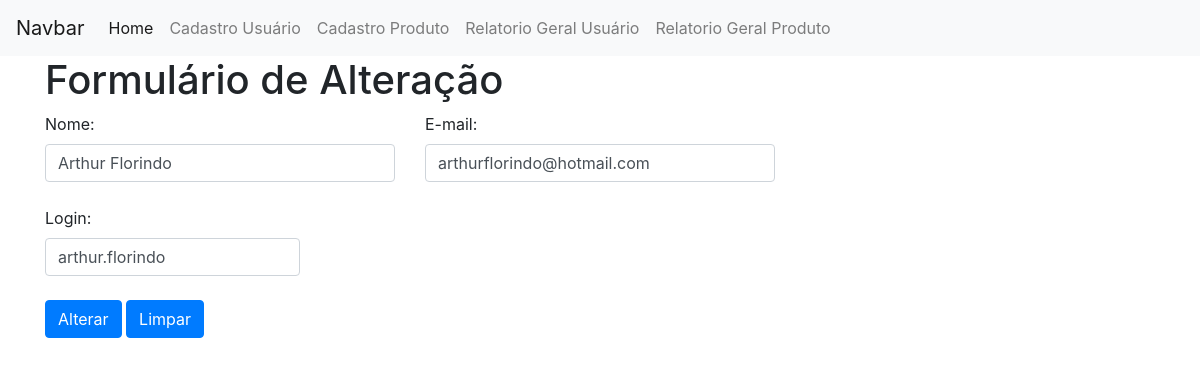
/view/alterarUsuario.php?id=1, run on an earlier commit of the app's database.
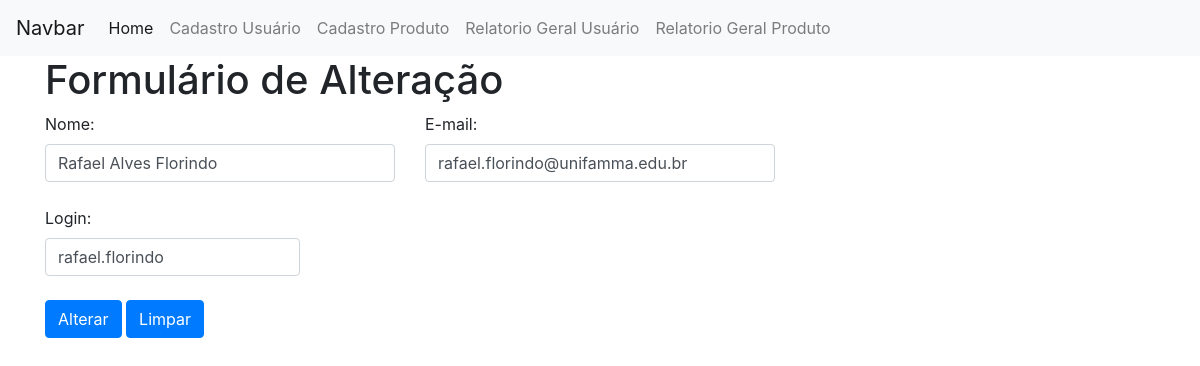
And on a later commit of the database.
### tables this page shows
CREATE TABLE `usuario` (
  `id` int(11) NOT NULL,
  `nome` varchar(255) NOT NULL,
  `email` varchar(255) NOT NULL,
  `login` varchar(30) NOT NULL,
  `senha` varchar(50) NOT NULL,
  `dataCadastro` datetime NOT NULL,
  `dataAlteracao` timestamp NOT NULL DEFAULT current_timestamp() ON UPDATE current_timestamp(),
  `ativo` tinyint(4) NOT NULL
);

### model/Usuario.php (called while the page is built, shortened)
<?php
class Usuario
{
  private $conexao;
  function __construct()
  {
    include ("Conexao.php");
    $conectar = new Conectar();
    $this->conexao=$conectar->conectar();
  }
  public function getConexao() {
    return $this->conexao;
  }
  public function relatorioUnico($id) {
    if ($this->getConexao()) {
      $query = "SELECT * FROM usuario where id = " . $id;
      $busca = $this->conexao->query($query);
      $retornoBanco = array();
      while ($linha = $busca->fetch_assoc()) {
        $retornoBanco[] = $linha;
      }
      return $retornoBanco;
    } else {
      echo "Erro";
    }
  }
}
?>

### model/Conexao.php (called while the page is built)
<?php
class Conectar
{
  private $host, $usuario, $senha, $database;
  private $conectar;
  function __construct(){
    $this->host = "localhost";
    $this->usuario = "root";
    $this->senha = "";
    $this->database = "unifamma";
  }
  public function conectar(){
    $this->conectar = new Mysqli($this->host,
                          $this->usuario,
                          $this->senha,
                          $this->database);
    return $this->getConectar();
  }
  public function getConectar(){
    return $this->conectar;
  }
}

### controller/relatorioUsuario.php (called while the page is built)
<?php
  include ("../model/Usuario.php");
  $objRelatorio = new Usuario();
  if ($tipo=="usuario"){
    $retorno = $objRelatorio->relatorioSimples();
    return $retorno;
  }elseif ($tipo=="unico") {
    $retorno = $objRelatorio->relatorioUnico($id);
    return $retorno;
  }
?>

### view/alterarUsuario.php (the view, shortened to what this page needs)
<!DOCTYPE html>
<html lang="pt-br" dir="ltr">
  <head>
    <link rel="stylesheet" href="../bootstrap-4.1.3-dist/css/bootstrap.min.css">
  </head>
  <body>
    <nav class="navbar navbar-expand-lg navbar-light bg-light">
  <a class="navbar-brand" href="#">Navbar</a>
  <div class="collapse navbar-collapse" id="navbarNav">
    <ul class="navbar-nav">
      <li class="nav-item active">
        <a class="nav-link" href="../index.php">Home <span class="sr-only">(Página atual)</span></a>
      </li>
      <li class="nav-item">
          <a class="nav-link" href="formularioUsuario.php">Cadastro Usuário</a>
        </li>
        <li class="nav-item">
          <a class="nav-link" href="formularioProduto.php">Cadastro Produto</a>
        </li>
      <li class="nav-item">
        <a class="nav-link" href="relatorioTelaUsuario.php">Relatorio Geral Usuário</a>
      </li>
      <li class="nav-item">
        <a class="nav-link" href="relatorioTelaProduto.php">Relatorio Geral Produto</a>
      </li>
    </ul>
  </div>
</nav>
    <div class="container">
      <h1>Formulário de Alteração</h1>
      <div class="row">
        <div class="col">
          <?php
          if ( !isset( $_GET ) || empty( $_GET ) ) {
          }else{
            if(empty($_GET["id"])){
              if ($_GET["mensagem"]){
                $mensagem = $_GET["mensagem"];
                if($mensagem=="sucesso"){
                  ?>
                  <div class="alert alert-success" role="alert">
                    Usuário Alterado com sucesso!!!
                </div>
                <?php
                }elseif($mensagem=="erro") {
                ?>
                <div class="alert alert-danger" role="alert">
                  Ocorreu um erro ao alterar o Usuário!!!
                </div>
                <?php
                }
              }
          }elseif(!empty($_GET["id"])){
            $id = $_GET["id"];
            $tipo = "unico";
            include("../controller/relatorioUsuario.php");
            foreach ($retorno as $value){
              ?>
              <form action="../controller/alterarLogin.php" method="post">
                <div class="row">
                  <div class="col-4">
                    <label for="nome">Nome:</label>
                    <input type="text" id="nome" name="nome" value='<?=$value["nome"];?>' class="form-control" placeholder="Nome">
                  </div>
                  <div class="col-4">
                    <label for="email">E-mail:</label>
                    <input type="email" id="email" name="email" value=<?=$value["email"];?> class="form-control" placeholder="email">
                  </div>
                </div>
                <div class="row">
                  <div class="col">
                  </div>
                </div>
                <div class="row">
                  <div class="col-3">
                    <label for="login">Login:</label>
                    <input type="text" id="login" name="login" value=<?=$value["login"];?> class="form-control" placeholder="login">
                  </div>
                </div>
                <div class="row">
                  <div class="col">
                  </div>
                </div>
                <div class="row">
                  <div class="col-12">
                    <button type="submit" class="btn btn-primary">Alterar</button>
                    <button type="reset" class="btn btn-primary">Limpar</button>
                  </div>
                </div>
              </form>
            <?php
          }
        }
      }
 ?>  </div>
    </body>
    </html>

What changed in the data, as far as the page shows it:
changed usuario: nome "Arthur Florindo" → "Rafael Alves Florindo"; email "arthurflorindo@hotmail.com" → "rafael.florindo@unifamma.edu.br"; login "arthur.florindo" → "rafael.florindo"
